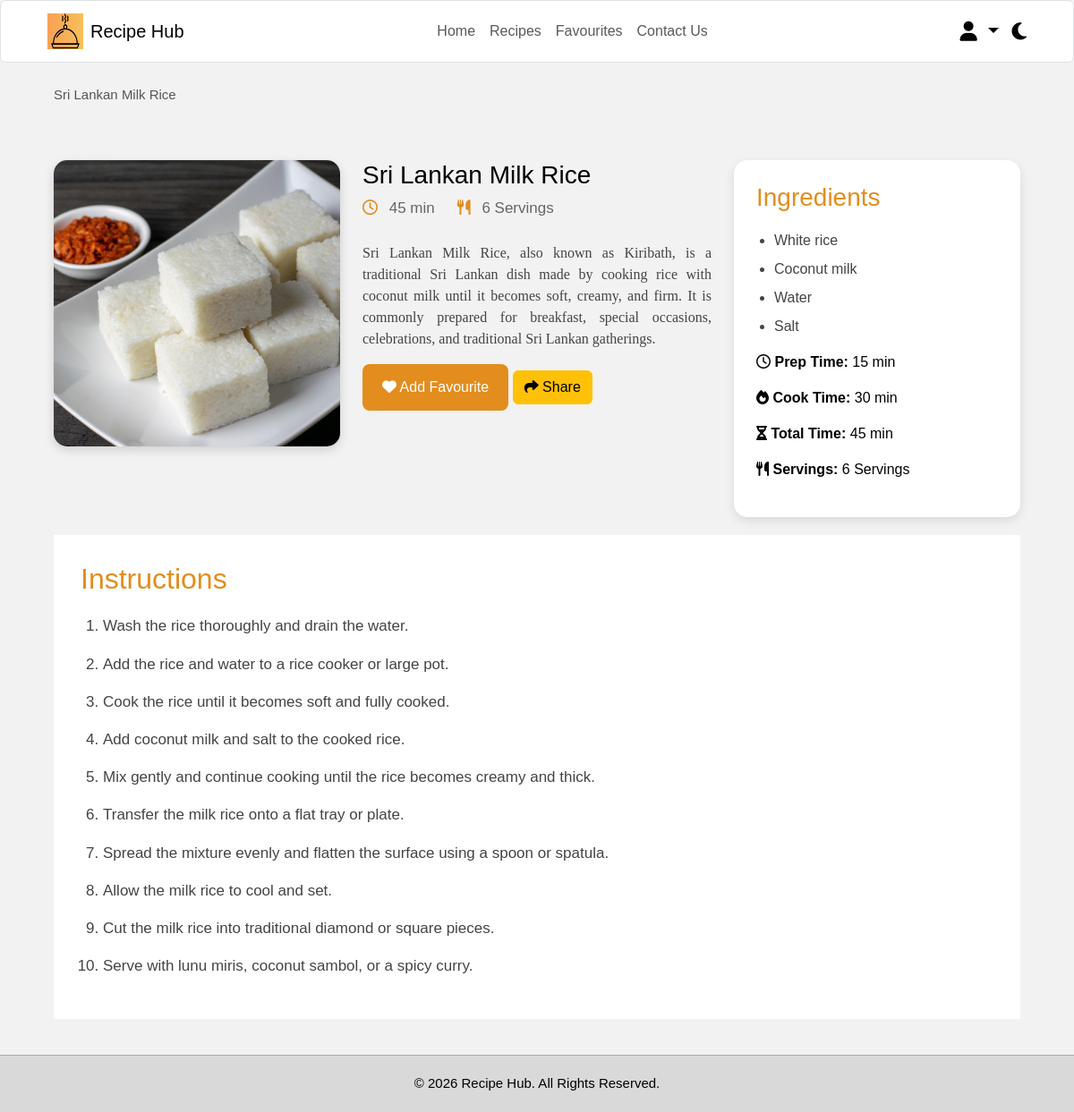
Screenshot of /recipe-details.php?recipe=milkrice (signed in) with the database file from the repository.
### tables this page shows
CREATE TABLE `recipes` (
  `id` int(11) NOT NULL,
  `recipe_key` varchar(100) DEFAULT NULL,
  `title` varchar(255) NOT NULL,
  `description` text DEFAULT NULL,
  `image` varchar(255) DEFAULT NULL,
  `ingredients` text NOT NULL,
  `instructions` text NOT NULL,
  `prep_time` varchar(50) DEFAULT NULL,
  `cook_time` varchar(50) DEFAULT NULL,
  `total_time` varchar(50) DEFAULT NULL,
  `servings` varchar(50) DEFAULT NULL,
  `user_id` int(11) DEFAULT NULL
);

### Recipe-Details.php (the view, shortened to what this page needs)
<?php
include "includes/db.php";
$recipeKey = isset($_GET["recipe"]) ? trim($_GET["recipe"]) : "";
$sql = "SELECT id, recipe_key, title, description, image,
               ingredients, instructions,
               prep_time, cook_time, total_time, servings
        FROM recipes
        WHERE recipe_key = ?";
$stmt = $conn->prepare($sql);
$stmt->execute([$recipeKey]);
$recipe = $stmt->fetch(PDO::FETCH_ASSOC);
?>
<!DOCTYPE html>
<html lang="en">
<head>
    <link
        rel="stylesheet"
        href="https://cdnjs.cloudflare.com/ajax/libs/font-awesome/6.5.0/css/all.min.css"
    >
    <link
        href="https://cdn.jsdelivr.net/npm/bootstrap@5.3.3/dist/css/bootstrap.min.css"
        rel="stylesheet"
    >
    <link rel="stylesheet" href="css/style.css">
</head>
<body>
<header>
    <nav class="navbar navbar-expand-lg bg-white border rounded">
        <div class="container-fluid">
            <a class="navbar-brand d-flex align-items-center"
               href="home.php">
                <img
                    src="Images/Logo/Recipe_Hub_logo.png"
                    width="40"
                    height="40"
                    class="me-2"
                    alt="Recipe Hub Logo"
                >
                <span>
                    Recipe Hub
                </span>
            </a>
            <div
                class="collapse navbar-collapse"
                id="navbarMenu"
            >
                <ul class="navbar-nav mx-auto">
                    <li class="nav-item">
                        <a
                            class="nav-link"
                            href="home.php"
                        >
                            Home
                        </a>
                    </li>
                    <li class="nav-item">
                        <a
                            class="nav-link"
                            href="recipes.php"
                        >
                            Recipes
                        </a>
                    </li>
                    <li class="nav-item">
                        <a
                            class="nav-link"
                            href="favourites.php"
                        >
                            Favourites
                        </a>
                    </li>
                    <li class="nav-item">
                        <a
                            class="nav-link"
                            href="Contacts.php"
                        >
                            Contact Us
                        </a>
                    </li>
                </ul>
                <div class="dropdown">
                    <a
                        href="#"
                        class="user-icon dropdown-toggle"
                        data-bs-toggle="dropdown"
                        aria-expanded="false"
                    >
                        <i class="fa-solid fa-user"></i>
                    </a>
                </div>
                <i class="fa-solid fa-moon mode-icon"></i>
            </div>
        </div>
    </nav>
</header>
<section class="breadcrumb">
    <span
        class="current-page"
        id="recipeBreadcrumb"
    >
        <?php echo htmlspecialchars($recipe["title"]); ?>
    </span>
</section>
<main>
    <section class="recipe-details">
        <div class="recipe-image">
            <img
                id="recipeImage"
                src="<?php echo htmlspecialchars($recipe["image"]); ?>"
                alt="<?php echo htmlspecialchars($recipe["title"]); ?>"
            >
        </div>
        <div class="recipe-content">
            <h3 id="recipeTitle">
                <?php echo htmlspecialchars($recipe["title"]); ?>
            </h3>
            <div class="recipe-meta">
                <span>
                    <i class="fa-regular fa-clock"></i>
                    <?php echo htmlspecialchars($recipe["total_time"]); ?>
                </span>
                <span>
                    <i class="fa-solid fa-utensils"></i>
                    <?php echo htmlspecialchars($recipe["servings"]); ?>
                </span>
            </div>
            <p id="recipeDescription">
                <?php echo htmlspecialchars($recipe["description"]); ?>
            </p>
            <button
                id="addFavouriteBtn"
                class="fav-btn"
                type="button"
            >
            </button>
            <button
                id="shareRecipeBtn"
                class="btn btn-warning"
                type="button"
            >
                <i class="fa-solid fa-share"></i>
                Share
            </button>
        </div>
        <aside class="ingredients-box">
            <h2>
                Ingredients
            </h2>
            <ul id="recipeIngredients">
            <?php
                $ingredients = preg_split('/\r\n|\r|\n|,/', $recipe["ingredients"]);
            foreach ($ingredients as $ingredient):
             $ingredient = trim($ingredient);
             if ($ingredient !== ""):
                ?>
        <li>
            <?php echo htmlspecialchars($ingredient); ?>
        </li>
    <?php
        endif;
    endforeach;
    ?>
</ul>
            <div class="recipe-info">
                <p>
                    <i class="fa-regular fa-clock"></i>
                    <strong>Prep Time:</strong>
                    <?php echo htmlspecialchars($recipe["prep_time"]); ?>
                </p>
                <p>
                    <i class="fa-solid fa-fire"></i>
                    <strong>Cook Time:</strong>
                    <?php echo htmlspecialchars($recipe["cook_time"]); ?>
                </p>
                <p>
                    <i class="fa-solid fa-hourglass-half"></i>
                    <strong>Total Time:</strong>
                    <?php echo htmlspecialchars($recipe["total_time"]); ?>
                </p>
                <p>
                    <i class="fa-solid fa-utensils"></i>
                    <strong>Servings:</strong>
                    <?php echo htmlspecialchars($recipe["servings"]); ?>
                </p>
            </div>
        </aside>
    </section>
    <section class="instructions">
        <h2>
            Instructions
        </h2>
        <ol id="recipeInstructions">
    <?php
    $instructions = preg_split(
        '/\r\n|\r|\n/',
        $recipe["instructions"]
    );
    foreach ($instructions as $instruction):
        $instruction = trim($instruction);
        if ($instruction !== ""):
    ?>
        <li>
            <?php echo htmlspecialchars($instruction); ?>
        </li>
    <?php
        endif;
    endforeach;
    ?>
</ol>
    </section>
</main>
<footer>
    © 2026 Recipe Hub. All Rights Reserved.
</footer>
</body>
</html>

### css/Style.css (style rules this page uses)
* { margin:0; padding:0; box-sizing:border-box; font-family:Arial, Helvetica, sans-serif; }
body { background:#f2f2f2; min-height:100vh; color:black; display:flex; flex-direction:column; }
main { flex:1; }
footer { margin-top:auto; }
body { background:#f2f2f2; min-height:100vh; color:black; }
img { max-width:100%; }
a { text-decoration:none; }
header .navbar { height:70px; padding:8px 40px; background:white; border:1px solid #ddd; border-radius:10px; }
.user-icon, .mode-icon { font-size:22px; cursor:pointer; transition:0.3s; margin-left:15px; }
.breadcrumb { display:flex; align-items:center; gap:10px; padding:25px 60px; font-size:15px; }
.current-page { color: #555; }
.recipe-details { display:grid; grid-template-columns:320px 1fr 320px; gap:25px; padding:20px 60px 20px; align-items:start; }
.recipe-image img { width:100%; height:320px; object-fit:cover; border-radius:15px; box-shadow:0 4px 12px rgba(0,0,0,0.15); }
.recipe-meta { display:flex; gap:25px; margin-bottom:25px; color:#666; font-size:17px; }
.recipe-meta i { color:#E28D1E; margin-right:8px; }
.recipe-content p { font-size:16px; line-height:1.5; font-family: "Georgia", serif;; color:#444; text-align:justify; }
.fav-btn, .share-btn { width:auto; padding:14px 22px; background:#E28D1E; color:white; border:none; border-radius:8px; font-size:16px; cursor:pointer; }
.ingredients-box { background:white; padding:25px; border-radius:15px; box-shadow:0 4px 12px rgba(0,0,0,0.1); }
.ingredients-box h2 { color:#E28D1E; font-size:28px; margin-bottom:20px; }
.ingredients-box ul { padding-left:20px; }
.ingredients-box li { margin-bottom:8px; color:#444; font-size:16px; }
.instructions { margin:0 60px 40px; background:white; padding:30px; }
.instructions h2 { font-size:32px; margin-bottom:20px; color:#E28D1E; }
.instructions ol { padding-left:25px; }
.instructions li { margin-bottom:15px; font-size:17px; line-height:1.6; color:#444; }
footer { width:100%; background:#D9D9D9; color:black; text-align:center; padding:20px; border-top:1px solid #aaa; font-size:15px; }
.dropdown .user-icon { color:black; font-size:22px; cursor:pointer; text-decoration:none; }

### rows the page displays
recipes: title "Sri Lankan Milk Rice", image (picture), total_time "45 min", servings "6 Servings", description "Sri Lankan Milk Rice, also known as Kiribath, is a traditional Sri Lankan dish made by cooking rice with coconut milk until it becomes soft, creamy, and firm. It is commonly prepared for breakfast, special occasions, celebrations, and traditional Sri Lankan gatherings.", ingredients "White rice", ingredients "Coconut milk", ingredients "Water", ingredients "Salt", prep_time "15 min", cook_time "30 min", instructions "Wash the rice thoroughly and drain the water.", instructions "Add the rice and water to a rice cooker or large pot.", instructions "Cook the rice until it becomes soft and fully cooked.", instructions "Add coconut milk and salt to the cooked rice.", instructions "Mix gently and continue cooking until the rice becomes creamy and thick.", instructions "Transfer the milk rice onto a flat tray or plate.", instructions "Spread the mixture evenly and flatten the surface using a spoon or spatula.", instructions "Allow the milk rice to cool and set.", instructions "Cut the milk rice into traditional diamond or square pieces.", instructions "Serve with lunu miris, coconut sambol, or a spicy curry."
